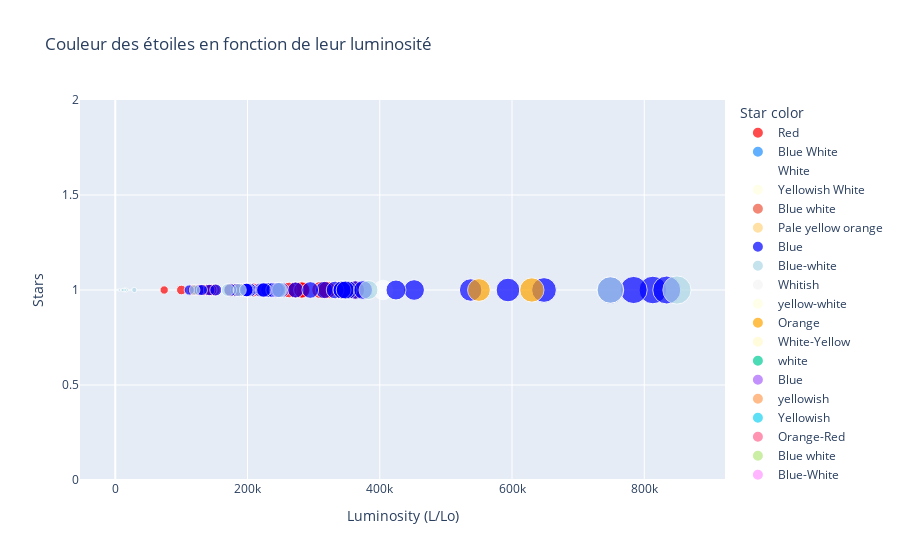

The notebook cell this image was saved under:
### Markdown cell above
R^2 = 0.15 très éloigné de 1 donc pas du tout pertinent de faire une régression linéaire. Donc pas de corrélation entre la luminosité et la température.

### Code cell
# Dictionnaire des couleurs
color_map = {
    'Red': 'red',
    'Blue White': 'dodgerblue',
    'White': 'white',
    'Yellowish White': 'lightyellow',
    'Orange': 'orange',
    'Blue': 'blue',
    'Pale yellow orange': '#FFD580',
    'Blue-white': '#ADD8E6',
    'Whitish': '#F5F5F5',
    'yellow-white': '#FFFFE0',
    'White-Yellow': '#FFFACD'
}

# Graphique avec la palette de couleurs
fig = px.scatter(
    star,
    x='Luminosity (L/Lo)',
    y=[1] * len(star),  # Une valeur constante pour l'axe y
    color='Star color',
    color_discrete_map=color_map,
    size='Luminosity (L/Lo)',
    labels={'y': 'Stars'},
    title='Couleur des étoiles en fonction de leur luminosité'
)

fig.show()

### Figure 1 — Plotly figure (JSON) as saved in the notebook; plotly's stock layout.template omitted (floating-point values rounded to 4 significant figures)
{"data": [{"hovertemplate": "Star color=Red<br>Luminosity (L/Lo)=%{marker.size}<br>Stars=%{y}<extra></extra>", "legendgroup": "Red", "marker": {"color": "red", "size": [0.0024, 0.0005, 0.0003, 0.0002, 0.000138, 0.00065, 0.00073, 0.0004, 0.00069, 0.00018, 0.0029, 0.0122, 0.0004, 0.0055, 0.0006, 0.0038, 0.0018, 0.00367, 0.00362, 0.039, 200000, 340000, 150000, 195000, 280000, 320000, 123000, 200000, 184000, 270000, 283000, 272000, 310000, 263000, 363000, 174000, 209000, 195000, 0.0056, 0.00067, 0.00024, 0.00034, 0.00014, 0.00098, 0.00032, 0.00098, 0.00036, 0.00072, 0.021, 0.022, 0.0085, 0.0088, 0.004, 0.001, 0.0034, 0.0015, 0.0006, 0.00135, 100000, 126000, 200000, 117000, 132000, 145000, 282000, 74000, 229000, 200000, 0.00043, 0.00093, 0.00054, 0.00015, 0.00064, 0.00076, 0.00087, 0.00019, 0.000896, 0.000437, 0.00019, 0.00023, 0.008, 0.0087, 0.0009, 0.0023, 0.0081, 0.0011, 0.0034, 0.0013, 320000, 138000, 240000, 145000, 0.000231, 0.000631, 0.000245, 0.000452, 0.000621, 0.000352, 0.000461, 0.000551, 0.000849, 0.000957, 0.0053, 0.0024, 0.0072, 0.0016, 0.0054, 0.0027, 0.00132, 0.00125, 0.0065, 0.0027], "sizemode": "area", "sizeref": 2124.0, "symbol": "circle"}, "mode": "markers", "name": "Red", "orientation": "v", "showlegend": true, "type": "scatter", "x": [0.0024, 0.0005, 0.0003, 0.0002, 0.000138, 0.00065, 0.00073, 0.0004, 0.00069, 0.00018, 0.0029, 0.0122, 0.0004, 0.0055, 0.0006, 0.0038, 0.0018, 0.00367, 0.00362, 0.039, 200000, 340000, 150000, 195000, 280000, 320000, 123000, 200000, 184000, 270000, 283000, 272000, 310000, 263000, 363000, 174000, 209000, 195000, 0.0056, 0.00067, 0.00024, 0.00034, 0.00014, 0.00098, 0.00032, 0.00098, 0.00036, 0.00072, 0.021, 0.022, 0.0085, 0.0088, 0.004, 0.001, 0.0034, 0.0015, 0.0006, 0.00135, 100000, 126000, 200000, 117000, 132000, 145000, 282000, 74000, 229000, 200000, 0.00043, 0.00093, 0.00054, 0.00015, 0.00064, 0.00076, 0.00087, 0.00019, 0.000896, 0.000437, 0.00019, 0.00023, 0.008, 0.0087, 0.0009, 0.0023, 0.0081, 0.0011, 0.0034, 0.0013, 320000, 138000, 240000, 145000, 0.000231, 0.000631, 0.000245, 0.000452, 0.000621, 0.000352, 0.000461, 0.000551, 0.000849, 0.000957, 0.0053, 0.0024, 0.0072, 0.0016, 0.0054, 0.0027, 0.00132, 0.00125, 0.0065, 0.0027], "xaxis": "x", "y": [1, 1, 1, 1, 1, 1, 1, 1, 1, 1, 1, 1, 1, 1, 1, 1, 1, 1, 1, 1, 1, 1, 1, 1, 1, 1, 1, 1, 1, 1, 1, 1, 1, 1, 1, 1, 1, 1, 1, 1, 1, 1, 1, 1, 1, 1, 1, 1, 1, 1, 1, 1, 1, 1, 1, 1, 1, 1, 1, 1, 1, 1, 1, 1, 1, 1, 1, 1, 1, 1, 1, 1, 1, 1, 1, 1, 1, 1, 1, 1, 1, 1, 1, 1, 1, 1, 1, 1, 1, 1, 1, 1, 1, 1, 1, 1, 1, 1, 1, 1, 1, 1, 1, 1, 1, 1, 1, 1, 1, 1, 1, 1], "yaxis": "y"}, {"hovertemplate": "Star color=Blue White<br>Luminosity (L/Lo)=%{marker.size}<br>Stars=%{y}<extra></extra>", "legendgroup": "Blue White", "marker": {"color": "dodgerblue", "size": [0.056, 0.013, 0.00098, 0.00067, 0.00045, 0.00078, 0.00074, 0.00059, 0.00082, 0.00088], "sizemode": "area", "sizeref": 2124.0, "symbol": "circle"}, "mode": "markers", "name": "Blue White", "orientation": "v", "showlegend": true, "type": "scatter", "x": [0.056, 0.013, 0.00098, 0.00067, 0.00045, 0.00078, 0.00074, 0.00059, 0.00082, 0.00088], "xaxis": "x", "y": [1, 1, 1, 1, 1, 1, 1, 1, 1, 1], "yaxis": "y"}, {"hovertemplate": "Star color=White<br>Luminosity (L/Lo)=%{marker.size}<br>Stars=%{y}<extra></extra>", "legendgroup": "White", "marker": {"color": "white", "size": [0.00049, 0.00017, 0.0005, 0.00014, 0.00014, 537493, 404940], "sizemode": "area", "sizeref": 2124.0, "symbol": "circle"}, "mode": "markers", "name": "White", "orientation": "v", "showlegend": true, "type": "scatter", "x": [0.00049, 0.00017, 0.0005, 0.00014, 0.00014, 537493, 404940], "xaxis": "x", "y": [1, 1, 1, 1, 1, 1, 1], "yaxis": "y"}, {"hovertemplate": "Star color=Yellowish White<br>Luminosity (L/Lo)=%{marker.size}<br>Stars=%{y}<extra></extra>", "legendgroup": "Yellowish White", "marker": {"color": "lightyellow", "size": [8.5e-05, 0.00011, 0.00015], "sizemode": "area", "sizeref": 2124.0, "symbol": "circle"}, "mode": "markers", "name": "Yellowish White", "orientation": "v", "showlegend": true, "type": "scatter", "x": [8.5e-05, 0.00011, 0.00015], "xaxis": "x", "y": [1, 1, 1], "yaxis": "y"}, {"hovertemplate": "Star color=Blue white<br>Luminosity (L/Lo)=%{marker.size}<br>Stars=%{y}<extra></extra>", "legendgroup": "Blue white", "marker": {"color": "#EF553B", "size": [0.00081, 0.00028, 0.00071], "sizemode": "area", "sizeref": 2124.0, "symbol": "circle"}, "mode": "markers", "name": "Blue white", "orientation": "v", "showlegend": true, "type": "scatter", "x": [0.00081, 0.00028, 0.00071], "xaxis": "x", "y": [1, 1, 1], "yaxis": "y"}, {"hovertemplate": "Star color=Pale yellow orange<br>Luminosity (L/Lo)=%{marker.size}<br>Stars=%{y}<extra></extra>", "legendgroup": "Pale yellow orange", "marker": {"color": "#FFD580", "size": [8e-05], "sizemode": "area", "sizeref": 2124.0, "symbol": "circle"}, "mode": "markers", "name": "Pale yellow orange", "orientation": "v", "showlegend": true, "type": "scatter", "x": [8e-05], "xaxis": "x", "y": [1], "yaxis": "y"}, {"hovertemplate": "Star color=Blue<br>Luminosity (L/Lo)=%{marker.size}<br>Stars=%{y}<extra></extra>", "legendgroup": "Blue", "marker": {"color": "blue", "size": [204000, 220000, 198000, 240000, 813000, 127000, 235000, 112000, 231000, 363000, 184000, 142000, 352000, 0.0015, 0.0013, 202900, 223000, 251000, 452000, 245000, 239000, 131000, 152000, 198000, 342900, 424520, 316000, 200000, 0.0014, 0.00122, 0.00118, 0.00109, 0.00134, 0.00156, 0.00159, 0.00132, 0.00111, 0.00125, 198200, 173800, 244290, 332520, 342940, 537430, 246730, 224780, 593900, 783930, 347820, 748890, 272830, 648430, 374830, 834042, 294903], "sizemode": "area", "sizeref": 2124.0, "symbol": "circle"}, "mode": "markers", "name": "Blue", "orientation": "v", "showlegend": true, "type": "scatter", "x": [204000, 220000, 198000, 240000, 813000, 127000, 235000, 112000, 231000, 363000, 184000, 142000, 352000, 0.0015, 0.0013, 202900, 223000, 251000, 452000, 245000, 239000, 131000, 152000, 198000, 342900, 424520, 316000, 200000, 0.0014, 0.00122, 0.00118, 0.00109, 0.00134, 0.00156, 0.00159, 0.00132, 0.00111, 0.00125, 198200, 173800, 244290, 332520, 342940, 537430, 246730, 224780, 593900, 783930, 347820, 748890, 272830, 648430, 374830, 834042, 294903], "xaxis": "x", "y": [1, 1, 1, 1, 1, 1, 1, 1, 1, 1, 1, 1, 1, 1, 1, 1, 1, 1, 1, 1, 1, 1, 1, 1, 1, 1, 1, 1, 1, 1, 1, 1, 1, 1, 1, 1, 1, 1, 1, 1, 1, 1, 1, 1, 1, 1, 1, 1, 1, 1, 1, 1, 1, 1, 1], "yaxis": "y"}, {"hovertemplate": "Star color=Blue-white<br>Luminosity (L/Lo)=%{marker.size}<br>Stars=%{y}<extra></extra>", "legendgroup": "Blue-white", "marker": {"color": "#ADD8E6", "size": [28840, 1136, 45, 672, 689, 188000, 1092, 1278, 14500, 16790, 14520, 4720, 998, 170000, 120000, 248490, 12450, 552, 788, 6748, 29, 10920, 883, 382993, 849420, 748490], "sizemode": "area", "sizeref": 2124.0, "symbol": "circle"}, "mode": "markers", "name": "Blue-white", "orientation": "v", "showlegend": true, "type": "scatter", "x": [28840, 1136, 45, 672, 689, 188000, 1092, 1278, 14500, 16790, 14520, 4720, 998, 170000, 120000, 248490, 12450, 552, 788, 6748, 29, 10920, 883, 382993, 849420, 748490], "xaxis": "x", "y": [1, 1, 1, 1, 1, 1, 1, 1, 1, 1, 1, 1, 1, 1, 1, 1, 1, 1, 1, 1, 1, 1, 1, 1, 1, 1], "yaxis": "y"}, {"hovertemplate": "Star color=Whitish<br>Luminosity (L/Lo)=%{marker.size}<br>Stars=%{y}<extra></extra>", "legendgroup": "Whitish", "marker": {"color": "#F5F5F5", "size": [74, 8.7], "sizemode": "area", "sizeref": 2124.0, "symbol": "circle"}, "mode": "markers", "name": "Whitish", "orientation": "v", "showlegend": true, "type": "scatter", "x": [74, 8.7], "xaxis": "x", "y": [1, 1], "yaxis": "y"}, {"hovertemplate": "Star color=yellow-white<br>Luminosity (L/Lo)=%{marker.size}<br>Stars=%{y}<extra></extra>", "legendgroup": "yellow-white", "marker": {"color": "#FFFFE0", "size": [0.81, 1.43, 1.35, 1.357, 0.819, 0.59, 7.92, 9.25], "sizemode": "area", "sizeref": 2124.0, "symbol": "circle"}, "mode": "markers", "name": "yellow-white", "orientation": "v", "showlegend": true, "type": "scatter", "x": [0.81, 1.43, 1.35, 1.357, 0.819, 0.59, 7.92, 9.25], "xaxis": "x", "y": [1, 1, 1, 1, 1, 1, 1, 1], "yaxis": "y"}, {"hovertemplate": "Star color=Orange<br>Luminosity (L/Lo)=%{marker.size}<br>Stars=%{y}<extra></extra>", "legendgroup": "Orange", "marker": {"color": "orange", "size": [550000, 630000], "sizemode": "area", "sizeref": 2124.0, "symbol": "circle"}, "mode": "markers", "name": "Orange", "orientation": "v", "showlegend": true, "type": "scatter", "x": [550000, 630000], "xaxis": "x", "y": [1, 1], "yaxis": "y"}, {"hovertemplate": "Star color=White-Yellow<br>Luminosity (L/Lo)=%{marker.size}<br>Stars=%{y}<extra></extra>", "legendgroup": "White-Yellow", "marker": {"color": "#FFFACD", "size": [0.00029], "sizemode": "area", "sizeref": 2124.0, "symbol": "circle"}, "mode": "markers", "name": "White-Yellow", "orientation": "v", "showlegend": true, "type": "scatter", "x": [0.00029], "xaxis": "x", "y": [1], "yaxis": "y"}, {"hovertemplate": "Star color=white<br>Luminosity (L/Lo)=%{marker.size}<br>Stars=%{y}<extra></extra>", "legendgroup": "white", "marker": {"color": "#00cc96", "size": [0.00056, 0.00018, 0.00011], "sizemode": "area", "sizeref": 2124.0, "symbol": "circle"}, "mode": "markers", "name": "white", "orientation": "v", "showlegend": true, "type": "scatter", "x": [0.00056, 0.00018, 0.00011], "xaxis": "x", "y": [1, 1, 1], "yaxis": "y"}, {"hovertemplate": "Star color=Blue <br>Luminosity (L/Lo)=%{marker.size}<br>Stars=%{y}<extra></extra>", "legendgroup": "Blue ", "marker": {"color": "#ab63fa", "size": [0.0011], "sizemode": "area", "sizeref": 2124.0, "symbol": "circle"}, "mode": "markers", "name": "Blue ", "orientation": "v", "showlegend": true, "type": "scatter", "x": [0.0011], "xaxis": "x", "y": [1], "yaxis": "y"}, {"hovertemplate": "Star color=yellowish<br>Luminosity (L/Lo)=%{marker.size}<br>Stars=%{y}<extra></extra>", "legendgroup": "yellowish", "marker": {"color": "#FFA15A", "size": [0.153, 0.085], "sizemode": "area", "sizeref": 2124.0, "symbol": "circle"}, "mode": "markers", "name": "yellowish", "orientation": "v", "showlegend": true, "type": "scatter", "x": [0.153, 0.085], "xaxis": "x", "y": [1, 1], "yaxis": "y"}, {"hovertemplate": "Star color=Yellowish<br>Luminosity (L/Lo)=%{marker.size}<br>Stars=%{y}<extra></extra>", "legendgroup": "Yellowish", "marker": {"color": "#19d3f3", "size": [0.357], "sizemode": "area", "sizeref": 2124.0, "symbol": "circle"}, "mode": "markers", "name": "Yellowish", "orientation": "v", "showlegend": true, "type": "scatter", "x": [0.357], "xaxis": "x", "y": [1], "yaxis": "y"}, {"hovertemplate": "Star color=Orange-Red<br>Luminosity (L/Lo)=%{marker.size}<br>Stars=%{y}<extra></extra>", "legendgroup": "Orange-Red", "marker": {"color": "#FF6692", "size": [0.63], "sizemode": "area", "sizeref": 2124.0, "symbol": "circle"}, "mode": "markers", "name": "Orange-Red", "orientation": "v", "showlegend": true, "type": "scatter", "x": [0.63], "xaxis": "x", "y": [1], "yaxis": "y"}, {"hovertemplate": "Star color=Blue white <br>Luminosity (L/Lo)=%{marker.size}<br>Stars=%{y}<extra></extra>", "legendgroup": "Blue white ", "marker": {"color": "#B6E880", "size": [0.00067], "sizemode": "area", "sizeref": 2124.0, "symbol": "circle"}, "mode": "markers", "name": "Blue white ", "orientation": "v", "showlegend": true, "type": "scatter", "x": [0.00067], "xaxis": "x", "y": [1], "yaxis": "y"}, {"hovertemplate": "Star color=Blue-White<br>Luminosity (L/Lo)=%{marker.size}<br>Stars=%{y}<extra></extra>", "legendgroup": "Blue-White", "marker": {"color": "#FF97FF", "size": [38], "sizemode": "area", "sizeref": 2124.0, "symbol": "circle"}, "mode": "markers", "name": "Blue-White", "orientation": "v", "showlegend": true, "type": "scatter", "x": [38], "xaxis": "x", "y": [1], "yaxis": "y"}], "layout": {"legend": {"itemsizing": "constant", "title": {"text": "Star color"}, "tracegroupgap": 0}, "title": {"text": "Couleur des étoiles en fonction de leur luminosité"}, "xaxis": {"anchor": "y", "domain": [0, 1], "title": {"text": "Luminosity (L/Lo)"}}, "yaxis": {"anchor": "x", "domain": [0, 1], "title": {"text": "Stars"}}}}
